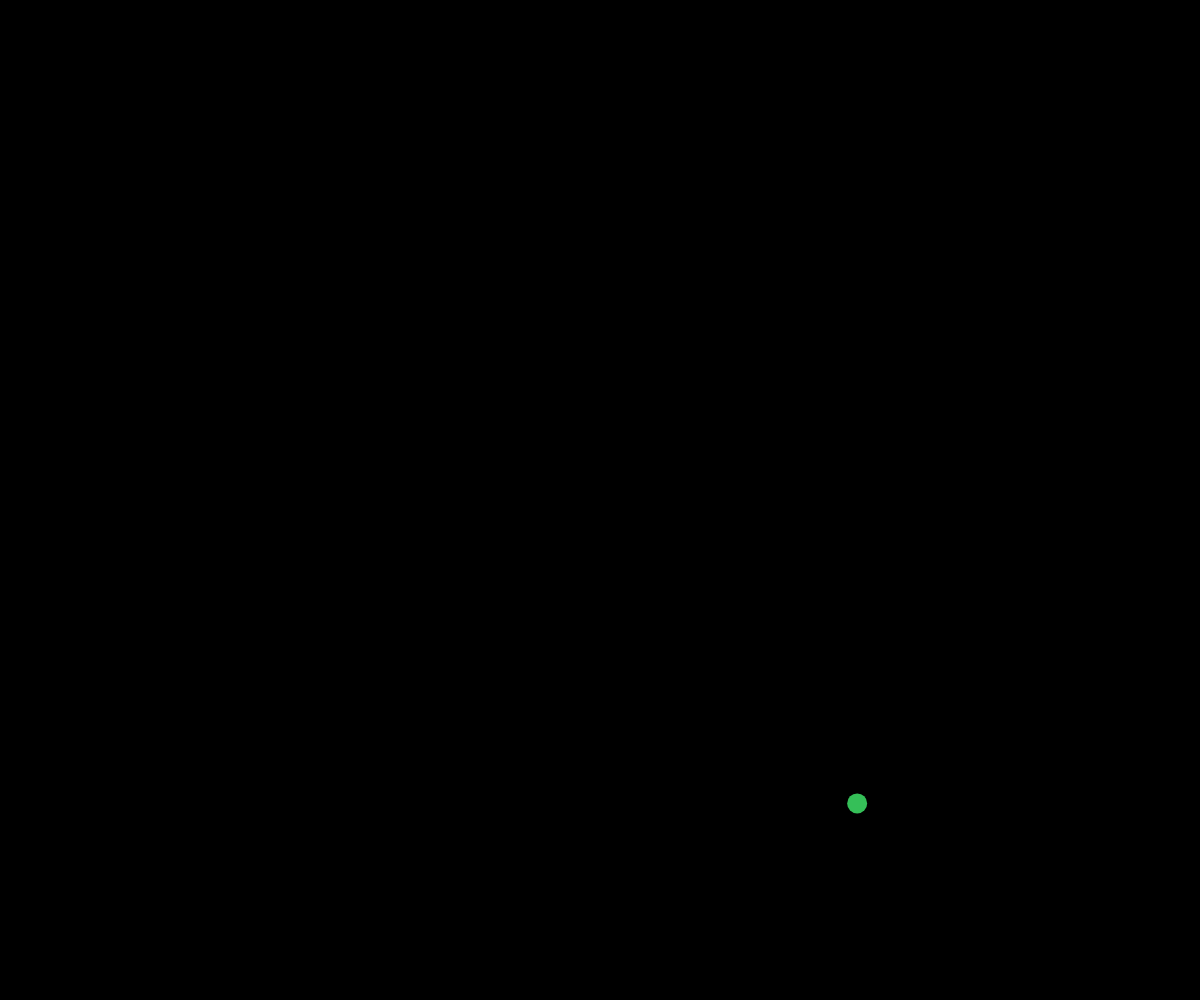
Frame 1 (no input)
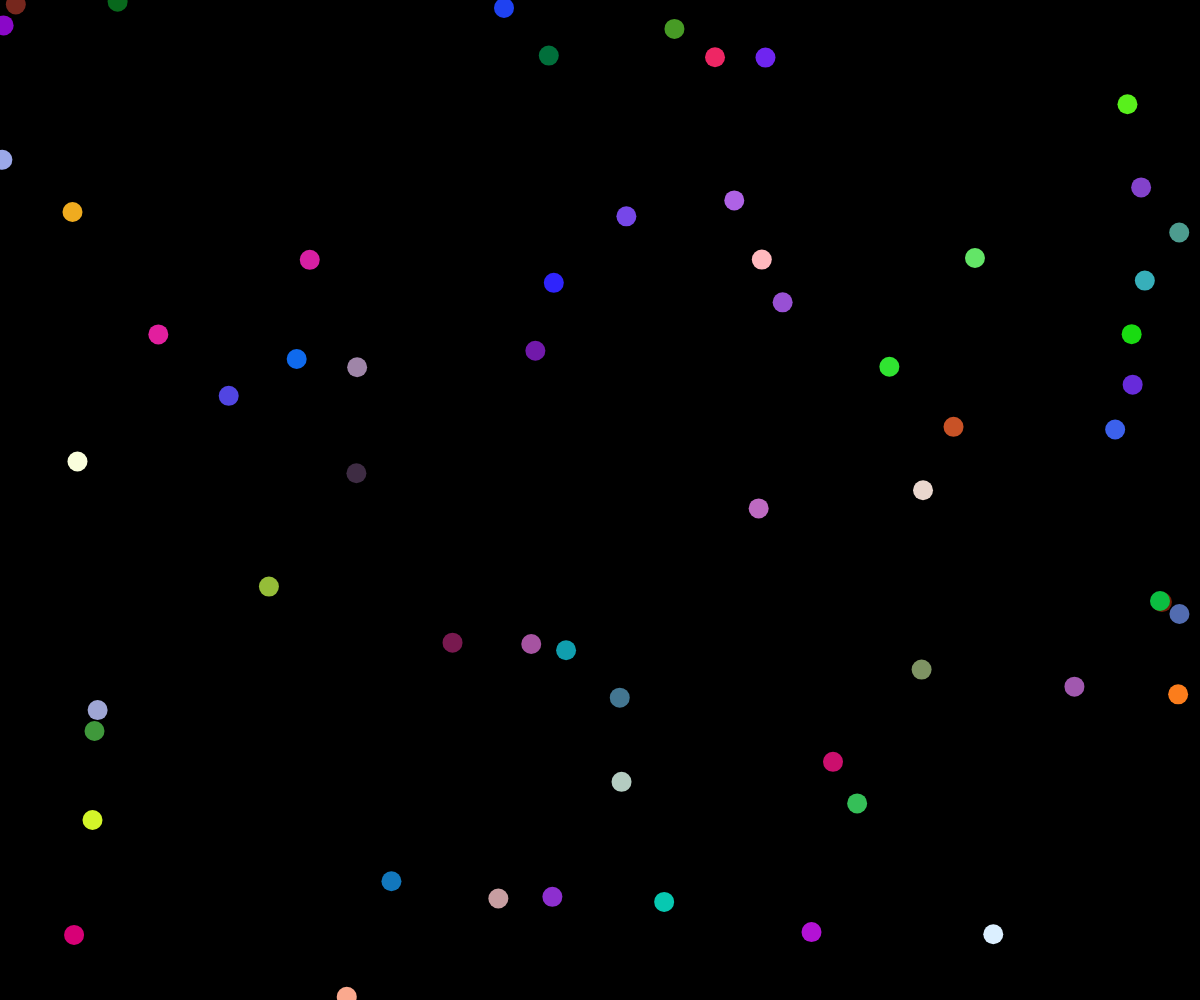
Frame 60 (no input)
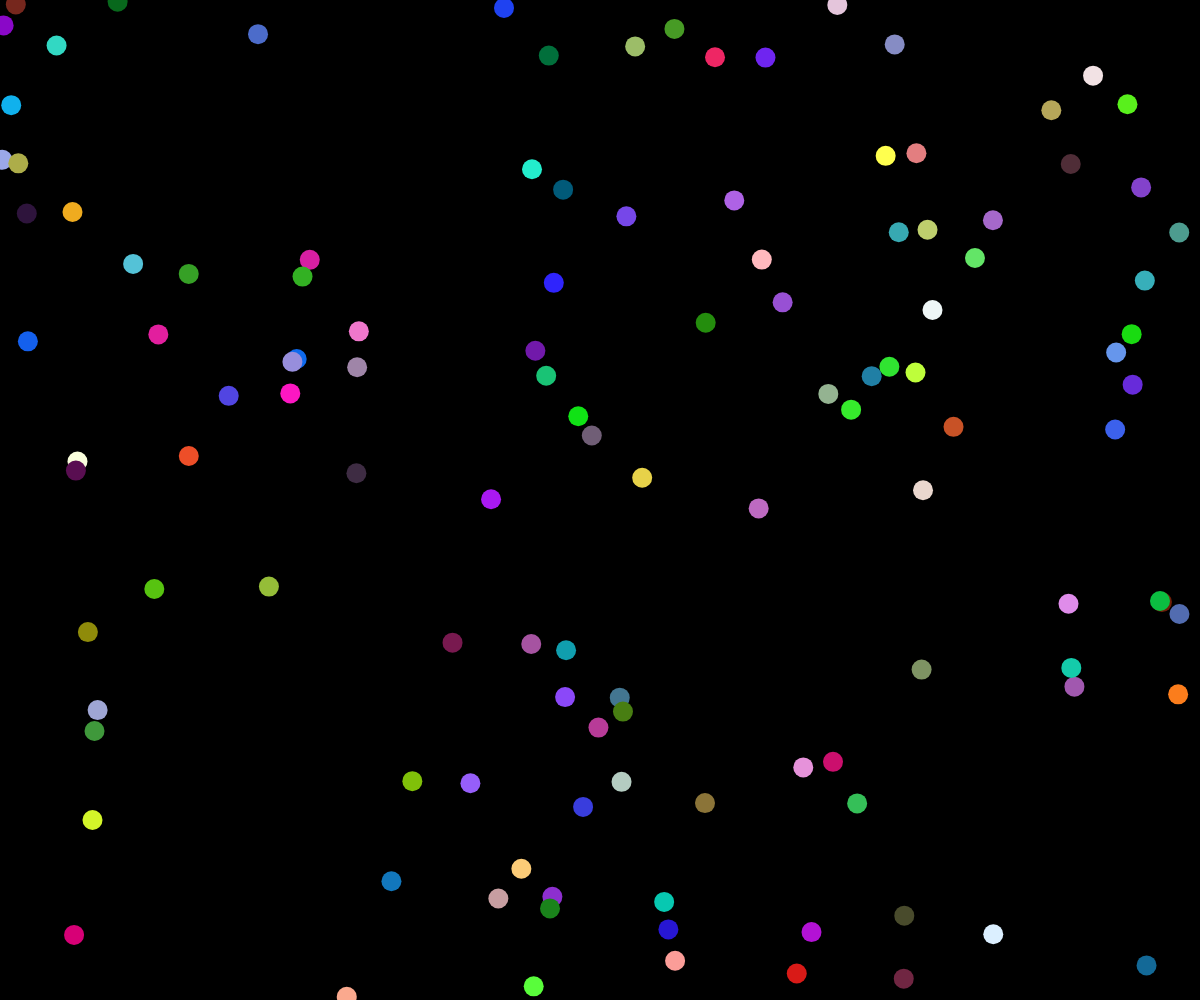
Frame 120 (the mouse pressed at the canvas centre since frame 60)

The p5.js sketch that drew these frames (run headless with seeded random() and noise() and a simulated clock; from frame 60 on, the mouse is pressed at the canvas centre):

// p5.js sketch
// ── sketch.js
const radius = 20
const rgb = {
  r: 255,
  g: 150,
  b: 50
}

let pos = {
  x: 100,
  y: 50
}

function setup () {
  createCanvas(windowWidth, windowHeight)
  background(0)
}

function draw () {
  stroke(0, 0)
  pos.x = random(windowWidth)
  rgb.r = random(255)
  rgb.g = random(255)
  rgb.b = random(255)
  pos.y = random(windowHeight)
  fill(rgb.r, rgb.g, rgb.b)
  ellipse(pos.x, pos.y, radius, radius)
}
